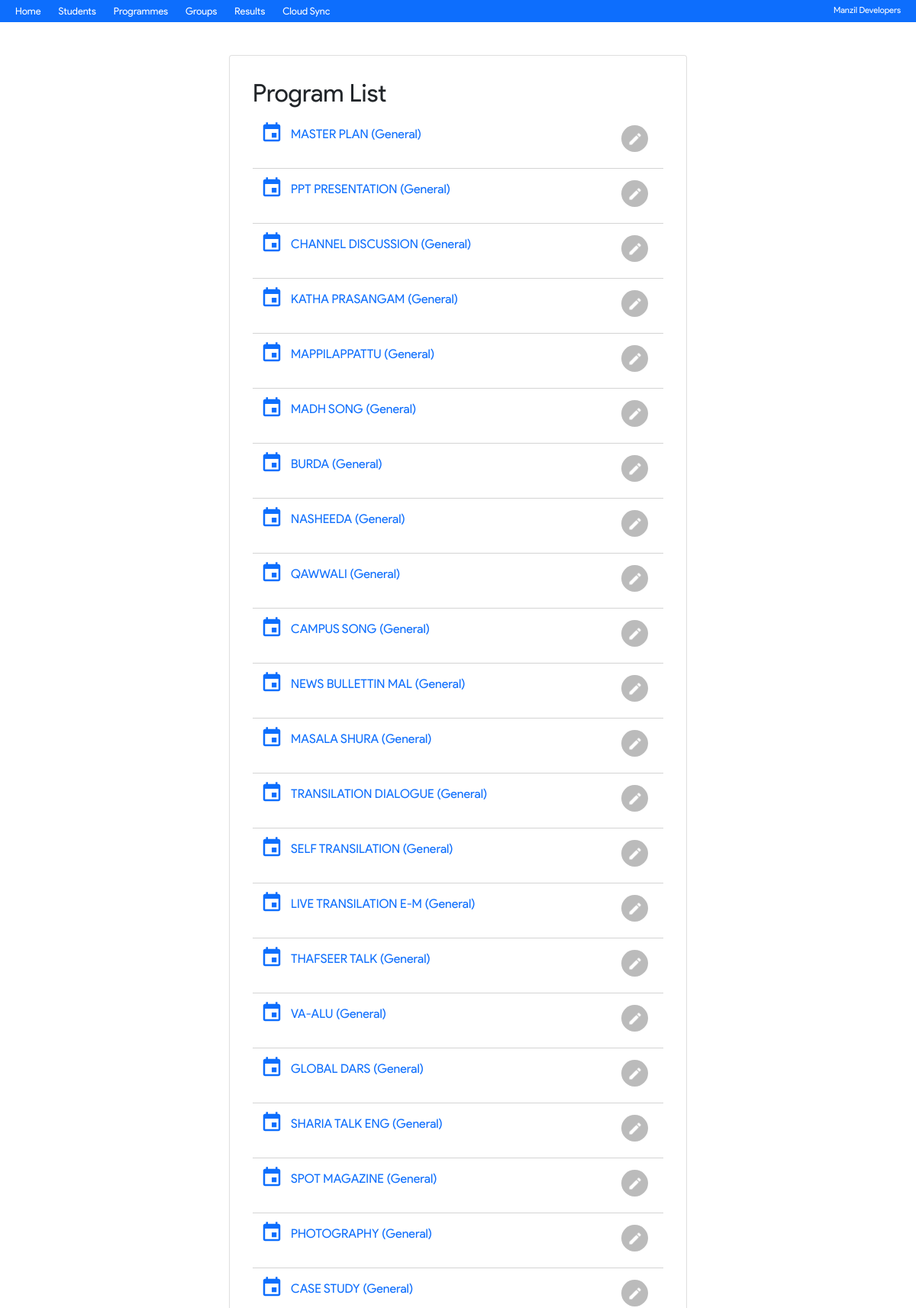
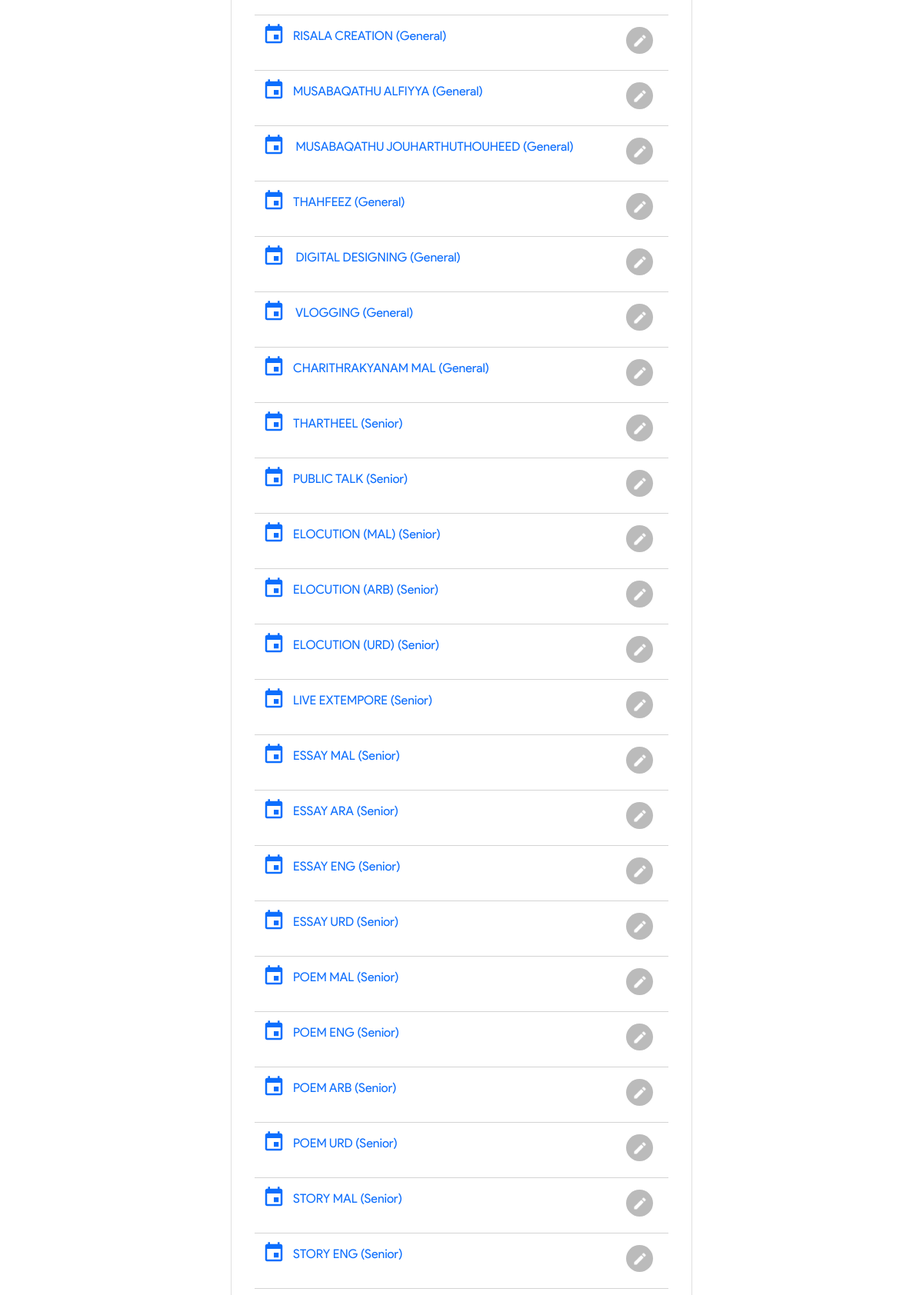
Screenshot of /programs.php (upper part) with the database file from the repository (2 pictures, top to bottom).
### tables this page shows
CREATE TABLE `program` (
  `id` int(11) NOT NULL,
  `name` varchar(255) NOT NULL,
  `section` varchar(5) NOT NULL,
  `addedOn` timestamp NOT NULL DEFAULT current_timestamp(),
  `type` varchar(5) DEFAULT NULL,
  `isCompleted` int(1) DEFAULT NULL,
  `resultDeclared` int(1) DEFAULT NULL,
  `rules` longtext DEFAULT NULL,
  `topics` longtext DEFAULT NULL
);

### inc/common.php (called while the page is built, shortened)
<?php
function getSection($sec)
{
  switch ($sec) {
        case 'jr':
          return "Junior";
          break;
    case 'sr':
      return "Senior";
      break;
        case 'gn':
          return "General";
          break;
  }
}

### programs.php (the view, shortened to what this page needs)
<!DOCTYPE html>
<html lang="en">
<head>
<?php include 'inc/head.php'; ?>
    <link rel="stylesheet" href="css/style.css">
</head>
<body>
   <?php include'inc/nav.php';
   include'inc/common.php';
   $sql = "SELECT * FROM program";
   $res = mysqli_query($conn, $sql);
   ?>
<div class="card centerCard">
    <h2>Program List</h2>
<?php
if(mysqli_num_rows($res)>0){
    while($row = mysqli_fetch_assoc($res)){
        echo'<a href="singleProgram.php?id='.$row['id'].'"><div class="snRow">
        <img src="img/event.svg" width="30px" style="margin-right:10px;margin-bottom:5px;">'.$row['name'].' ('.getSection($row['section']).')
      <a href="editProgram.php?id='.$row['id'].'"><div class="ed"><img src="img/edit.png" width="20px" alt="">
      </div></a>
        </p></div></a>';
    }
}
?>
</div>
</body>
</html>

### inc/head.php (shortened to what this page needs)
<link href="https://cdn.jsdelivr.net/npm/bootstrap@5.0.0-beta2/dist/css/bootstrap.min.css"
rel="stylesheet"
crossorigin="anonymous">

### inc/nav.php
<center>
    <?php
$link = "$_SERVER[REQUEST_URI]";
?>
    <div class="nav">
   <?php
if(strpos($link, 'app')!== false){
    echo'<a href="../">Home</a>
    <a href="../students.php">Students</a>
    <a href="../programs.php">Programmes</a>
    <a href="../team.php">Groups</a>
    <a href="../results.php">Results</a>
    <a href="../app">Cloud Sync</a>';
}else{
    echo'<a href="./">Home</a>
    <a href="students.php">Students</a>
    <a href="programs.php">Programmes</a>
    <a href="team.php">Groups</a>
    <a href="results.php">Results</a>
    <a href="app">Cloud Sync</a>';
}
?>
    </div>
    </center>
    <br><br>
<a class="manzil" href="https://manzilmedia.net" target="_blank">Manzil Developers</a>
<br>

### css/style.css (style rules this page uses)
body { font-family: 'MGregular'; margin: 0; }
body a { text-decoration: none; }
.nav { width: 100%; display: block; text-align: left; background: #0D6EFD; color: #fff; padding: 5px 10px; position: fixed; top: 0; z-index: 100; font-size: 0.8em; -webkit-user-select: none; -moz-user-select: none; -ms-user-select: none; user-select: none; margin: 0; }
.nav a { padding: 10px; -webkit-box-align: center; -ms-flex-align: center; align-items: center; color: #fff; -webkit-transition: 0.4s ease; transition: 0.4s ease; }
.centerCard { width: 50%; margin-left: 25%; padding: 30px; }
.snRow { position: relative; width: 100%; padding: 10px; border-bottom: 0.5px solid #d4d4d4; -webkit-transition: 0.4s ease; transition: 0.4s ease; }
.snRow .ed { position: absolute; right: 20px; top: 15px; bottom: 0; background: #bbbbbb; border-radius: 50%; padding: 5px; color: #fff; height: 35px; width: 35px; text-align: center; -webkit-box-align: center; -ms-flex-align: center; align-items: center; -webkit-user-select: none; -moz-user-select: none; -ms-user-select: none; user-select: none; -webkit-transition: 0.4s ease; transition: 0.4s ease; }
.manzil { position: fixed; top: 5px; right: 20px; color: #fff; z-index: 999; font-size: 0.7em; -webkit-user-select: none; -moz-user-select: none; -ms-user-select: none; user-select: none; }

### rows the page displays
program: name "MASTER PLAN", section "General"
program: name "PPT PRESENTATION", section "General"
program: name "CHANNEL DISCUSSION", section "General"
program: name "KATHA PRASANGAM", section "General"
program: name "MAPPILAPPATTU", section "General"
program: name "MADH SONG", section "General"
program: name "BURDA", section "General"
program: name "NASHEEDA", section "General"
program: name "QAWWALI", section "General"
program: name "CAMPUS SONG", section "General"
program: name "NEWS BULLETTIN MAL", section "General"
program: name "MASALA SHURA", section "General"
program: name "TRANSILATION DIALOGUE", section "General"
program: name "SELF TRANSILATION", section "General"
program: name "LIVE TRANSILATION E-M", section "General"
program: name "THAFSEER TALK", section "General"
program: name "VA-ALU", section "General"
program: name "GLOBAL DARS", section "General"
program: name "SHARIA TALK ENG", section "General"
program: name "SPOT MAGAZINE", section "General"
program: name "PHOTOGRAPHY", section "General"
program: name "CASE STUDY", section "General"
program: name "RISALA CREATION", section "General"
program: name "MUSABAQATHU ALFIYYA", section "General"
program: name "MUSABAQATHU JOUHARTHUTHOUHEED", section "General"
program: name "THAHFEEZ", section "General"
program: name "DIGITAL DESIGNING", section "General"
program: name "VLOGGING", section "General"
program: name "CHARITHRAKYANAM MAL", section "General"
program: name "THARTHEEL", section "Senior"
program: name "PUBLIC TALK", section "Senior"
program: name "ELOCUTION (MAL)", section "Senior"
program: name "ELOCUTION (ARB)", section "Senior"
program: name "ELOCUTION (URD)", section "Senior"
program: name "LIVE EXTEMPORE", section "Senior"
program: name "ESSAY MAL", section "Senior"
program: name "ESSAY ARA", section "Senior"
program: name "ESSAY ENG", section "Senior"
program: name "ESSAY URD", section "Senior"
program: name "POEM MAL", section "Senior"
program: name "POEM ENG", section "Senior"
program: name "POEM ARB", section "Senior"
program: name "POEM URD", section "Senior"
program: name "STORY MAL", section "Senior"
program: name "STORY ENG", section "Senior"
